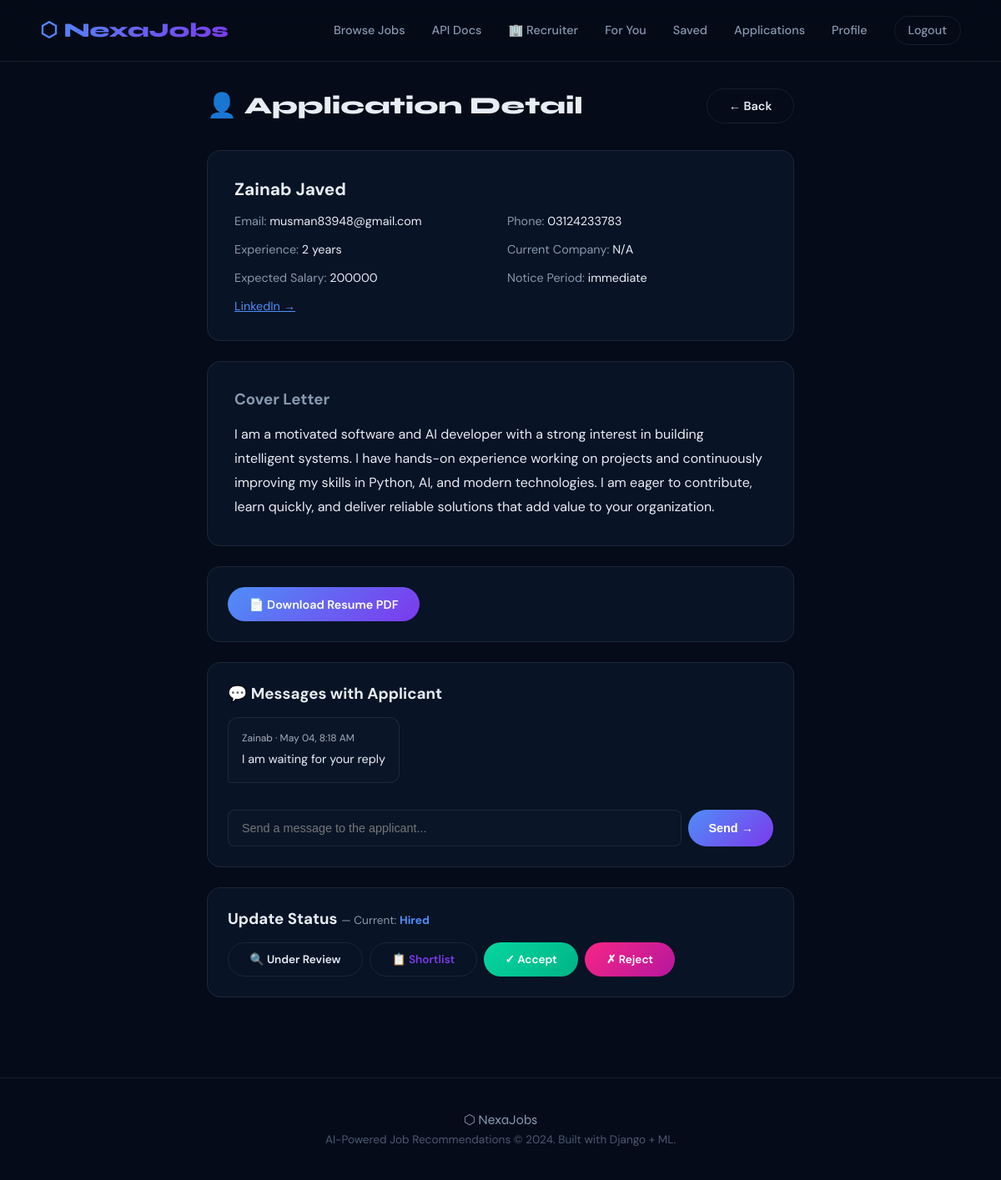
/recruiter/application/1/ (signed in), run on the app's committed database.
### feedback/models.py (models this page shows, shortened)
class JobApplication(models.Model):
    STATUS_CHOICES = [
        ('submitted', 'Submitted'),
        ('under_review', 'Under Review'),
        ('shortlisted', 'Shortlisted'),
        ('rejected', 'Rejected'),
        ('hired', 'Hired'),
    ]
    user = models.ForeignKey(User, on_delete=models.CASCADE, related_name='applications')
    job = models.ForeignKey(JobListing, on_delete=models.CASCADE, related_name='applications')
    full_name = models.CharField(max_length=150)
    email = models.EmailField()
    phone = models.CharField(max_length=20)
    cover_letter = models.TextField()
    resume_pdf = models.FileField(upload_to='applications/resumes/')
    portfolio_url = models.URLField(blank=True)
    linkedin_url = models.URLField(blank=True)
    years_of_experience = models.IntegerField(default=0)
    current_company = models.CharField(max_length=150, blank=True)
    expected_salary = models.CharField(max_length=50, blank=True)
    notice_period = models.CharField(max_length=50, blank=True)
    status = models.CharField(max_length=20, choices=STATUS_CHOICES, default='submitted')
    applied_at = models.DateTimeField(auto_now_add=True)
    updated_at = models.DateTimeField(auto_now=True)
    class Meta:
        unique_together = ['user', 'job']
        ordering = ['-applied_at']

class ApplicationMessage(models.Model):
    application = models.ForeignKey(JobApplication, on_delete=models.CASCADE, related_name='messages')
    sender = models.ForeignKey(User, on_delete=models.CASCADE, related_name='sent_messages')
    message = models.TextField()
    sent_at = models.DateTimeField(auto_now_add=True)
    is_read = models.BooleanField(default=False)
    class Meta:
        ordering = ['sent_at']

### recruiter/views.py (the view)
    @login_required
    def wrapper(request, *args, **kwargs):
        profile = getattr(request.user, 'profile', None)
        if not profile or not profile.is_recruiter:
            messages.error(request, 'This page is for recruiters only.')
            return redirect('dashboard')
        return view_func(request, *args, **kwargs)

### recruiter/views.py (called while the page is built, shortened)
def recruiter_required(view_func):
    @login_required
    def wrapper(request, *args, **kwargs):
        profile = getattr(request.user, 'profile', None)
        if not profile or not profile.is_recruiter:
            messages.error(request, 'This page is for recruiters only.')
            return redirect('dashboard')
        return view_func(request, *args, **kwargs)
    return wrapper

@recruiter_required
def view_application(request, pk):
    application = get_object_or_404(JobApplication, pk=pk, job__posted_by=request.user)
    application.messages.filter(is_read=False).exclude(sender=request.user).update(is_read=True)
    return render(request, 'recruiter/view_application.html', {'application': application})

### templates/recruiter/view_application.html (shortened to what this page needs)
{% extends 'base.html' %}
{% block content %}
<div style="padding:2rem 3rem;max-width:800px;margin:0 auto;">
  <div style="display:flex;justify-content:space-between;align-items:center;margin-bottom:2rem;">
    <h1 style="font-family:'Syne',sans-serif;font-size:1.8rem;font-weight:800;">👤 Application Detail</h1>
    <a href="{% url 'job_applications' application.job.pk %}" class="btn btn-outline">← Back</a>
  </div>
  <div class="glass-card" style="padding:2rem;margin-bottom:1.5rem;">
    <h2 style="font-size:1.3rem;font-weight:700;margin-bottom:1rem;">{{ application.full_name }}</h2>
    <div style="display:grid;grid-template-columns:1fr 1fr;gap:1rem;font-size:.9rem;">
      <div><span style="color:var(--text2);">Email:</span> {{ application.email }}</div>
      <div><span style="color:var(--text2);">Phone:</span> {{ application.phone }}</div>
      <div><span style="color:var(--text2);">Experience:</span> {{ application.years_of_experience }} years</div>
      <div><span style="color:var(--text2);">Current Company:</span> {{ application.current_company|default:"N/A" }}</div>
      <div><span style="color:var(--text2);">Expected Salary:</span> {{ application.expected_salary|default:"N/A" }}</div>
      <div><span style="color:var(--text2);">Notice Period:</span> {{ application.notice_period|default:"N/A" }}</div>
      {% if application.linkedin_url %}<div><a href="{{ application.linkedin_url }}" target="_blank" style="color:var(--accent);">LinkedIn →</a></div>{% endif %}
    </div>
  </div>
  <div class="glass-card" style="padding:2rem;margin-bottom:1.5rem;">
    <h3 style="margin-bottom:1rem;color:var(--text2);">Cover Letter</h3>
    <div style="line-height:1.8;white-space:pre-wrap;">{{ application.cover_letter }}</div>
  </div>
  {% if application.resume_pdf %}
  <div class="glass-card" style="padding:1.5rem;margin-bottom:1.5rem;">
    <a href="{{ application.resume_pdf.url }}" target="_blank" class="btn btn-primary">📄 Download Resume PDF</a>
  </div>
  {% endif %}
  <div class="glass-card" style="padding:1.5rem;margin-bottom:1.5rem;">
    <h3 style="margin-bottom:1rem;">💬 Messages with Applicant</h3>
    <div style="max-height:400px;overflow-y:auto;margin-bottom:1rem;" id="msg-thread">
      {% if application.messages.all %}
        {% for msg in application.messages.all %}
        <div style="margin-bottom:1rem;display:flex;{% if msg.sender == request.user %}justify-content:flex-end;{% endif %}">
          <div style="max-width:70%;padding:1rem;border-radius:12px;
            {% if msg.sender == request.user %}
            background:linear-gradient(135deg,var(--accent),var(--accent2));color:#fff;border-bottom-right-radius:4px;
            {% else %}
            background:var(--bg2);border:1px solid var(--glass-border);border-bottom-left-radius:4px;
            {% endif %}">
            <div style="font-size:.75rem;opacity:.7;margin-bottom:.4rem;">
              {% if msg.sender == request.user %}You (Recruiter){% else %}{{ msg.sender.first_name|default:msg.sender.username }}{% endif %}
              · {{ msg.sent_at|date:"M d, g:i A" }}
            </div>
            <div style="font-size:.9rem;line-height:1.6;">{{ msg.message }}</div>
          </div>
        </div>
        {% endfor %}
      {% else %}
        <div style="text-align:center;padding:2rem;color:var(--text3);">No messages yet.</div>
      {% endif %}
    </div>
    <form method="post" style="display:flex;gap:.5rem;">
      <input type="text" name="message" placeholder="Send a message to the applicant..."
        style="flex:1;background:var(--bg2);border:1px solid var(--glass-border);border-radius:8px;padding:.8rem 1rem;color:var(--text);font-size:.9rem;"
        required>
      <button type="submit" class="btn btn-primary" style="padding:.8rem 1.5rem;">Send →</button>
    </form>
  </div>
  <div class="glass-card" style="padding:1.5rem;">
    <h3 style="margin-bottom:1rem;">Update Status
      <span style="font-size:.85rem;font-weight:400;color:var(--text2);"> — Current:
        <strong style="color:var(--accent);">{{ application.get_status_display }}</strong>
      </span>
    </h3>
    <div style="display:flex;gap:.5rem;flex-wrap:wrap;">
      <a href="{% url 'update_application_status' application.pk 'under_review' %}" class="btn btn-outline" style="font-size:.85rem;">🔍 Under Review</a>
      <a href="{% url 'update_application_status' application.pk 'shortlisted' %}" class="btn btn-outline" style="font-size:.85rem;color:var(--accent2);">📋 Shortlist</a>
      <a href="{% url 'update_application_status' application.pk 'hired' %}" class="btn btn-success" style="font-size:.85rem;" onclick="return confirm('Accept this applicant? They will receive an email.')">✓ Accept</a>
      <a href="{% url 'update_application_status' application.pk 'rejected' %}" class="btn btn-danger" style="font-size:.85rem;" onclick="return confirm('Reject this applicant? They will receive an email.')">✗ Reject</a>
    </div>
  </div>
</div>
{% endblock %}

### templates/base.html (style rules this page uses)
*,*::before,*::after { box-sizing:border-box;margin:0;padding:0; }
:root { --bg:#050b18;--bg2:#0a1628;--bg3:#0f1f38; --glass:rgba(255,255,255,0.04);--glass-border:rgba(255,255,255,0.08); --accent:#4f8ef7;--accent2:#7c3aed;--accent3:#06d6a0; --text:#e8edf5;--text2:#8899b0;--text3:#4a5a72; --card:rgba(10,22,40,0.85); --glow:0 0 40px rgba(79,142,247,0.15); --radius:16px;--radius-sm:10px; }
html { scroll-behavior:smooth; }
body { background:var(--bg);color:var(--text);font-family:'DM Sans',sans-serif;min-height:100vh;overflow-x:hidden; }
.glass-card { background:var(--card);border:1px solid var(--glass-border);border-radius:var(--radius);backdrop-filter:blur(20px);transition:transform .3s,box-shadow .3s,border-color .3s; }
.btn { display:inline-flex;align-items:center;gap:.5rem;padding:.7rem 1.6rem;border-radius:50px;font-weight:600;font-size:.9rem;cursor:pointer;transition:all .25s;border:none;text-decoration:none; }
.btn-primary { background:linear-gradient(135deg,var(--accent),var(--accent2));color:#fff; }
.btn-outline { background:transparent;color:var(--text);border:1px solid var(--glass-border); }
.btn-success { background:linear-gradient(135deg,#06d6a0,#00b386);color:#fff; }
.btn-danger { background:linear-gradient(135deg,#f72585,#b5179e);color:#fff; }

### data on the page
JobApplication: full_name "Zainab Javed", email "musman83948@gmail.com", phone "03124233783", years_of_experience "2", current_company "N/A", expected_salary "200000", notice_period "immediate", cover_letter "I am a motivated software and AI developer with a strong interest in building intelligent systems. I have hands-on experience working on projects and continuously improving my skills in Python, AI, and modern technologies. I am eager to contribute, learn quickly, and deliver reliable solutions that add value to your organization.", status "Hired"
ApplicationMessage: sender.first_name "Zainab", sent_at "May 04, 8:18 AM", message "I am waiting for your reply"
